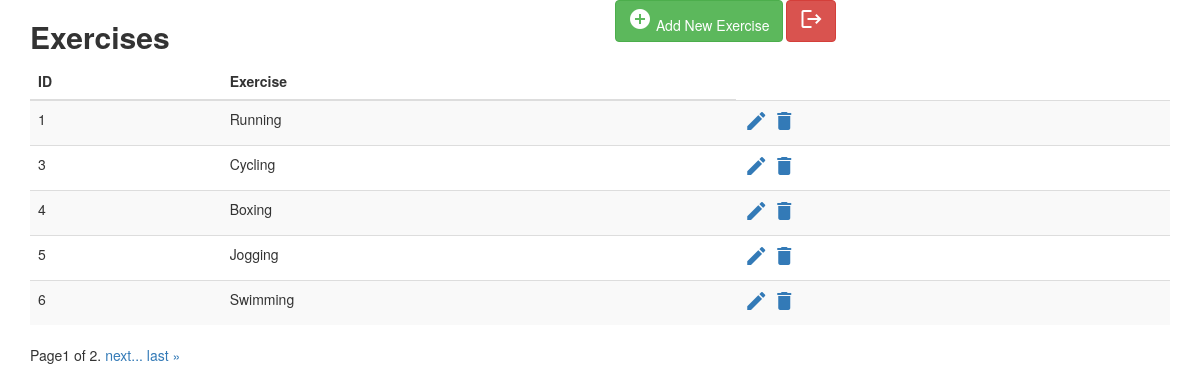
The page /admin-index (signed in) on the database its author committed.
### workout/models.py (models this page shows, shortened)
class Exercise_list(models.Model):
    sl_no = models.IntegerField(unique=True)
    Exercise = models.CharField(max_length=500)

### workout/views.py (the view)
# urls.py: path('admin-index', views.index, name='admin-index'),
@login_required(login_url='extend_index')
def index(request):
    exr = Exercise_list.objects.all()
    paginator = Paginator(exr, 5)   #
    page_number = request.GET.get('page')   #
    exr = paginator.get_page(page_number)   #
    context = {'exr': exr, }
    return render(request, 'admin-index.html', context=context)

### templates/admin-index.html (shortened to what this page needs)
<!DOCTYPE html>
{% load static %}
<html lang="en">
<head>
<link rel="stylesheet" href="https://maxcdn.bootstrapcdn.com/font-awesome/4.7.0/css/font-awesome.min.css">
<link rel="stylesheet" href="https://maxcdn.bootstrapcdn.com/bootstrap/3.3.7/css/bootstrap.min.css">
  <body>
    <div class="container">
        <div class="table-wrapper">
            <div class="table-title">
                <div class="row">
                    <div class="col-sm-6">
						<h2><b>Exercises</b></h2>
					</div>
					<div class="col-sm-6">
						<a href="#addEmployeeModal" class="btn btn-success" data-toggle="modal"><i class="material-icons">&#xE147;</i> <span>Add New Exercise</span></a>
						<a href="/logout" class="btn btn-danger"><span class="material-icons">logout</span></a>
					</div>
                </div>
            </div>
            <table class="table table-striped table-hover">
                <thead>
                    <tr>
                        <th>ID</th>
                        <th>Exercise</th>
                    </tr>
                </thead>
                <tbody>
				{% for i in exr %}
                    <tr>
                        <td>{{i.sl_no }}</td>
                        <td>{{i.Exercise}}</td>
                        <td>
                            <a href="#editEmployeeModal-{{forloop.counter}}" class="edit" data-toggle="modal"><i class="material-icons" data-toggle="tooltip" title="Edit">&#xE254;</i></a>
                            <a href="#deleteEmployeeModal-{{forloop.counter}}" class="delete" data-toggle="modal"><i class="material-icons" data-toggle="tooltip" title="Delete">&#xE872;</i></a>
                        </td>
                    </tr>
				{% endfor %}
                </tbody>
            </table>
			<div class="paginator">
                <span class="step-links">
				<span class="current">
					Page{{exr.number }} of {{exr.paginator.num_pages}}.
				</span>
				{% if exr.has_next %}
				<a href="?page={{exr.next_page_number}}"> next...</a>
				<a href="?page={{exr.paginator.num_pages}}"> last &raquo; </a>
				{% endif %}
				</span>
            </div>
		</div>
    </div>
</body>
</html>

### rows shown on the page
Exercise_list: sl_no "1", Exercise "Running"
Exercise_list: sl_no "3", Exercise "Cycling"
Exercise_list: sl_no "4", Exercise "Boxing"
Exercise_list: sl_no "5", Exercise "Jogging"
Exercise_list: sl_no "6", Exercise "Swimming"

### other values the page prints
{{ exr.number }} "1"
{{ exr.paginator.num_pages }} "2"
